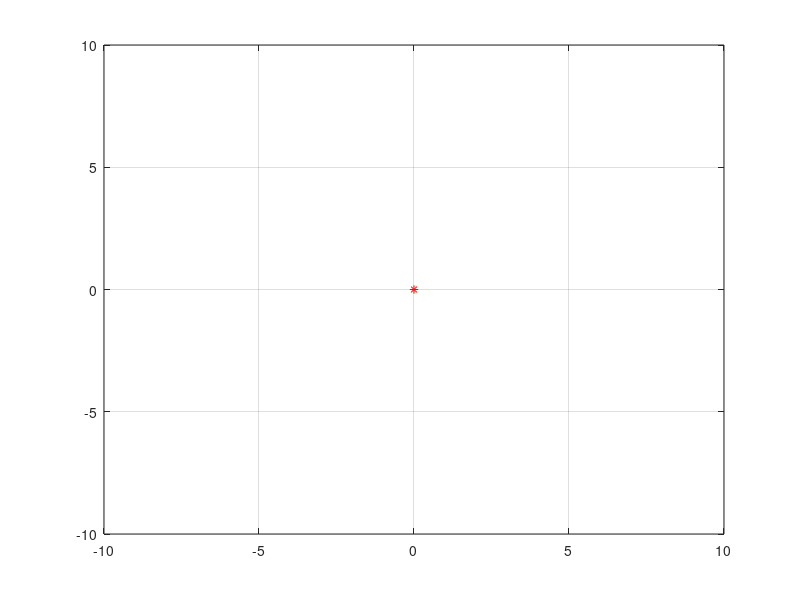

Source code (MATLAB): (Note: this script raises an error after producing the figure.)
clear all
close all

XMIN = -10;
XMAX = 10;
YMIN = -10;
YMAX = 10;

% 
% figure(2)
% axis([XMIN XMAX YMIN YMAX])
% arrow3([1 2],[3 5]);


x = 0; y=0; theta=0;
% f_h = figure(1);
% plot(x,y, 'r*')
% hold on
% axis([XMIN XMAX YMIN YMAX])


%Goal Coordinates
xg=5;  %Desired goal location in XI
yg=5;  %Desired goal location in YI

d_t = 0.01;  %Time step for the c-l feedback loop in seconds

%Control Parameters
%%% THESE ARE WHAT I CHANGE FOR PART 1

% Store all parameters into a container
cps = containers.Map;
            %kr ka  kb
cps('1a') = [5  25  -25];
cps('1b') = [5  7  -1.25];
cps('1c') = [5  40  -10];

% Load parameters depending on the problem
prompt = "Which problem? (EX: '1a', '2b', ...)\n";
%problem = input(prompt)
problem='1c'
params = cps(problem);

% Assign gain parameters
k_rho = params(1); %Control parameter for the distance to the goal position regarding robot velocity
k_alpha = params(2);  %Control parameter robot's oreintation with respect to the rho line, determines w
k_beta = params(3);   %Control parameter for the goal orientation, determines w and beta

d_x = xg - x;  %Desired displacement in XI until the goal
d_y = yg - y;  %Desired displacement in YI until the goal
% 
f_h = figure(1);
plot(x,y, 'r*')
hold on
axis([XMIN XMAX YMIN YMAX]);
grid on
ax = gca(f_h);

counter = 0;

while((abs(xg-x)+ abs(yg-y))>0.01 )
m = mod(counter, 10)

if (counter <40 || m == 0)
    plot(x,y, 'r*')
    draw_robot(x, y, theta, f_h);
    pause(.1)
    f_h = figure(1)
    axis([XMIN XMAX YMIN YMAX]);
end

counter = counter +1;

%Calculation of system parameters
rho =sqrt(d_x^2+d_y^2);
alpha = -theta + atan2(d_y, d_x);
beta = -theta - alpha ;


%Control Law
v=k_rho*rho;
w = k_alpha*alpha+k_beta*beta;

%Differential change in system parameters in differential time, d_t
d_rho= -v*cos(alpha)*d_t;
d_alpha = ((v/rho)*sin(alpha) - w)*d_t;
d_beta = -(v/rho)*sin(alpha)*d_t;


%New valuaes of the system parameters after differential motion
rho = rho + d_rho;
alpha = alpha + d_alpha;
beta = beta + d_beta;

%Calculation of Robot's position and orientation after the differential
%mostion
d_s = v*d_t;
d_theta = w*d_t;
theta = theta + d_theta;

x = x + d_s*cos(theta);
y = y + d_s*sin(theta);

%Displaying the new location and orentation of the robot
[x y theta*180/3.14]

%Calculation of new distances to the goal after the differential motion in
%d_t
d_x = xg - x;
d_y = yg - y;

end